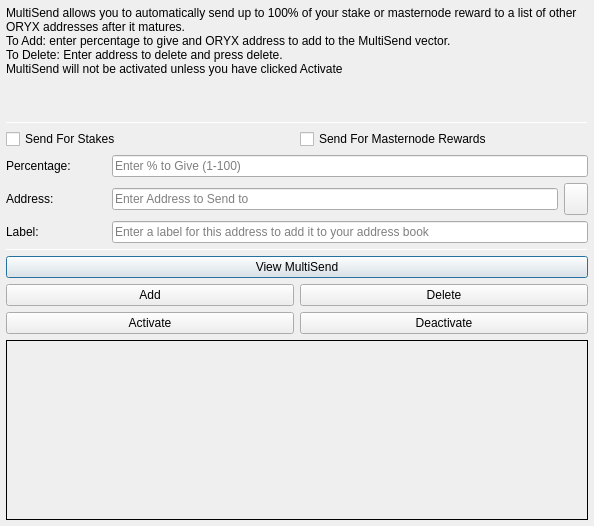
<?xml version="1.0" encoding="UTF-8"?>
<ui version="4.0">
 <class>MultiSendDialog</class>
 <widget class="QDialog" name="MultiSendDialog">
  <property name="windowModality">
   <enum>Qt::NonModal</enum>
  </property>
  <property name="geometry">
   <rect>
    <x>0</x>
    <y>0</y>
    <width>594</width>
    <height>526</height>
   </rect>
  </property>
  <property name="windowTitle">
   <string>MultiSend</string>
  </property>
  <layout class="QVBoxLayout" name="verticalLayout" stretch="0">
   <property name="leftMargin">
    <number>6</number>
   </property>
   <property name="topMargin">
    <number>6</number>
   </property>
   <property name="rightMargin">
    <number>6</number>
   </property>
   <property name="bottomMargin">
    <number>6</number>
   </property>
   <item>
    <layout class="QVBoxLayout" name="verticalLayout_Main" stretch="1,1,1,0,1,1,1">
     <item>
      <widget class="QLabel" name="label_2">
       <property name="lineWidth">
        <number>1</number>
       </property>
       <property name="text">
        <string>MultiSend allows you to automatically send up to 100% of your stake or masternode reward to a list of other ORYX addresses after it matures.
To Add: enter percentage to give and ORYX address to add to the MultiSend vector.
To Delete: Enter address to delete and press delete.
MultiSend will not be activated unless you have clicked Activate</string>
       </property>
       <property name="alignment">
        <set>Qt::AlignLeading|Qt::AlignLeft|Qt::AlignTop</set>
       </property>
       <property name="wordWrap">
        <bool>true</bool>
       </property>
      </widget>
     </item>
     <item>
      <widget class="Line" name="line">
       <property name="minimumSize">
        <size>
         <width>0</width>
         <height>1</height>
        </size>
       </property>
       <property name="maximumSize">
        <size>
         <width>16777215</width>
         <height>1</height>
        </size>
       </property>
       <property name="orientation">
        <enum>Qt::Horizontal</enum>
       </property>
      </widget>
     </item>
     <item>
      <layout class="QVBoxLayout" name="verticalLayout_Settings">
       <item>
        <layout class="QHBoxLayout" name="horizontalLayout">
         <item>
          <widget class="QCheckBox" name="multiSendStakeCheckBox">
           <property name="text">
            <string>Send For Stakes</string>
           </property>
          </widget>
         </item>
         <item>
          <widget class="QCheckBox" name="multiSendMasternodeCheckBox">
           <property name="text">
            <string>Send For Masternode Rewards</string>
           </property>
          </widget>
         </item>
        </layout>
       </item>
       <item>
        <layout class="QHBoxLayout" name="horizontalLayout_6">
         <item>
          <widget class="QLabel" name="label">
           <property name="minimumSize">
            <size>
             <width>100</width>
             <height>0</height>
            </size>
           </property>
           <property name="toolTip">
            <string>Percentage of stake to send</string>
           </property>
           <property name="text">
            <string>Percentage:</string>
           </property>
          </widget>
         </item>
         <item>
          <widget class="QLineEdit" name="multiSendPercentEdit">
           <property name="toolTip">
            <string>Enter whole numbers 1 - 100</string>
           </property>
           <property name="placeholderText">
            <string>Enter % to Give (1-100)</string>
           </property>
          </widget>
         </item>
        </layout>
       </item>
       <item>
        <layout class="QHBoxLayout" name="horizontalLayout_7">
         <item>
          <widget class="QLabel" name="label_5">
           <property name="minimumSize">
            <size>
             <width>100</width>
             <height>0</height>
            </size>
           </property>
           <property name="toolTip">
            <string>Address to send portion of stake to</string>
           </property>
           <property name="text">
            <string>Address:</string>
           </property>
          </widget>
         </item>
         <item>
          <widget class="QLineEdit" name="multiSendAddressEdit">
           <property name="toolTip">
            <string/>
           </property>
           <property name="placeholderText">
            <string>Enter Address to Send to</string>
           </property>
          </widget>
         </item>
         <item>
          <widget class="QToolButton" name="addressBookButton">
           <property name="maximumSize">
            <size>
             <width>16777215</width>
             <height>32</height>
            </size>
           </property>
           <property name="toolTip">
            <string>Choose an address from the address book</string>
           </property>
           <property name="text">
            <string/>
           </property>
           <property name="icon">
            <iconset resource="../oryxcoin.qrc">
             <normaloff>:/icons/address-book</normaloff>:/icons/address-book</iconset>
           </property>
           <property name="shortcut">
            <string>Alt+A</string>
           </property>
          </widget>
         </item>
        </layout>
       </item>
      </layout>
     </item>
     <item>
      <layout class="QHBoxLayout" name="horizontalLayout_3">
       <item>
        <widget class="QLabel" name="label_3">
         <property name="minimumSize">
          <size>
           <width>100</width>
           <height>0</height>
          </size>
         </property>
         <property name="text">
          <string>Label:</string>
         </property>
        </widget>
       </item>
       <item>
        <widget class="QLineEdit" name="labelAddressLabelEdit">
         <property name="placeholderText">
          <string>Enter a label for this address to add it to your address book</string>
         </property>
        </widget>
       </item>
      </layout>
     </item>
     <item>
      <widget class="Line" name="line_2">
       <property name="minimumSize">
        <size>
         <width>0</width>
         <height>1</height>
        </size>
       </property>
       <property name="maximumSize">
        <size>
         <width>16777215</width>
         <height>1</height>
        </size>
       </property>
       <property name="orientation">
        <enum>Qt::Horizontal</enum>
       </property>
      </widget>
     </item>
     <item>
      <layout class="QVBoxLayout" name="verticalLayout_Buttons">
       <item>
        <layout class="QHBoxLayout" name="horizontalLayout_4">
         <item>
          <widget class="QPushButton" name="viewButton">
           <property name="toolTip">
            <string/>
           </property>
           <property name="statusTip">
            <string>View MultiSend Vector</string>
           </property>
           <property name="text">
            <string>View MultiSend</string>
           </property>
          </widget>
         </item>
        </layout>
       </item>
       <item>
        <layout class="QHBoxLayout" name="horizontalLayout_2">
         <item>
          <widget class="QPushButton" name="addButton">
           <property name="toolTip">
            <string/>
           </property>
           <property name="statusTip">
            <string>Add to MultiSend Vector</string>
           </property>
           <property name="text">
            <string>Add</string>
           </property>
          </widget>
         </item>
         <item>
          <widget class="QPushButton" name="deleteButton">
           <property name="toolTip">
            <string/>
           </property>
           <property name="statusTip">
            <string>Delete Address From MultiSend Vector</string>
           </property>
           <property name="text">
            <string>Delete</string>
           </property>
          </widget>
         </item>
        </layout>
       </item>
       <item>
        <layout class="QHBoxLayout" name="horizontalLayout_5">
         <item>
          <widget class="QPushButton" name="activateButton">
           <property name="statusTip">
            <string>Activate MultiSend</string>
           </property>
           <property name="text">
            <string>Activate</string>
           </property>
          </widget>
         </item>
         <item>
          <widget class="QPushButton" name="disableButton">
           <property name="statusTip">
            <string>Deactivate MultiSend</string>
           </property>
           <property name="text">
            <string>Deactivate</string>
           </property>
          </widget>
         </item>
        </layout>
       </item>
      </layout>
     </item>
     <item>
      <widget class="QLabel" name="message">
       <property name="minimumSize">
        <size>
         <width>0</width>
         <height>180</height>
        </size>
       </property>
       <property name="frameShape">
        <enum>QFrame::Panel</enum>
       </property>
       <property name="frameShadow">
        <enum>QFrame::Plain</enum>
       </property>
       <property name="lineWidth">
        <number>1</number>
       </property>
       <property name="midLineWidth">
        <number>1</number>
       </property>
       <property name="text">
        <string/>
       </property>
       <property name="alignment">
        <set>Qt::AlignLeading|Qt::AlignLeft|Qt::AlignTop</set>
       </property>
       <property name="wordWrap">
        <bool>true</bool>
       </property>
      </widget>
     </item>
    </layout>
   </item>
  </layout>
 </widget>
 <resources>
  <include location="../oryxcoin.qrc"/>
 </resources>
 <connections/>
</ui>
